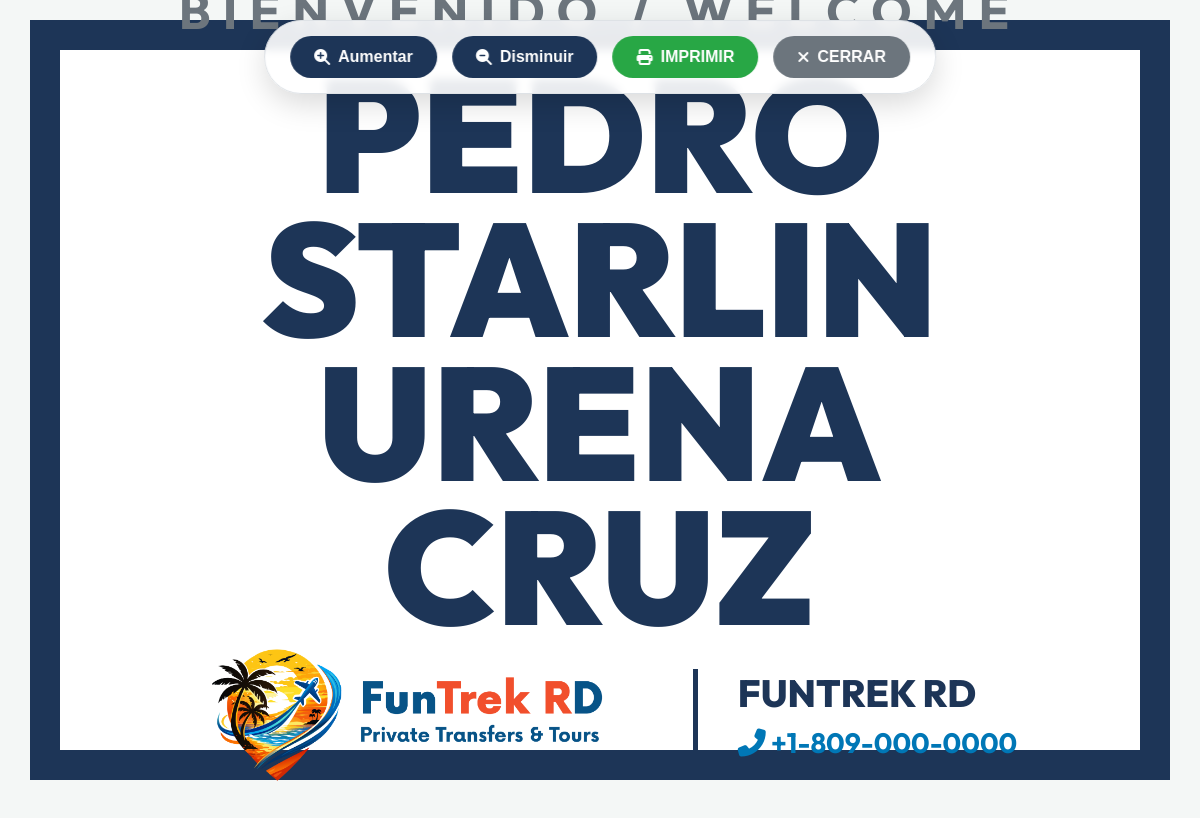
Screenshot of /public/admin/airport_sign/1 (signed in) with the database file from the repository.
### tables this page shows
CREATE TABLE `quotations` (
  `id` int(11) NOT NULL,
  `quote_number` varchar(50) NOT NULL,
  `customer_name` varchar(255) NOT NULL,
  `customer_email` varchar(255) DEFAULT NULL,
  `customer_phone` varchar(50) DEFAULT NULL,
  `travel_date` date DEFAULT NULL,
  `subtotal` decimal(10,2) NOT NULL DEFAULT 0.00,
  `tax_amount` decimal(10,2) NOT NULL DEFAULT 0.00,
  `total_price` decimal(10,2) NOT NULL DEFAULT 0.00,
  `notes` text DEFAULT NULL,
  `status` enum('draft','sent','confirmed','expired') DEFAULT 'draft',
  `created_at` timestamp NOT NULL DEFAULT current_timestamp(),
  `updated_at` timestamp NOT NULL DEFAULT current_timestamp() ON UPDATE current_timestamp(),
  `agent_name` varchar(255) DEFAULT NULL,
  `is_tax_enabled` tinyint(1) DEFAULT 1
);

CREATE TABLE `settings` (
  `id` int(11) NOT NULL,
  `company_name` varchar(255) NOT NULL,
  `company_address` text DEFAULT NULL,
  `company_phone` varchar(100) DEFAULT NULL,
  `company_email` varchar(255) DEFAULT NULL,
  `company_logo` varchar(255) DEFAULT NULL,
  `default_tax_rate` decimal(5,2) DEFAULT 18.00,
  `updated_at` timestamp NOT NULL DEFAULT current_timestamp() ON UPDATE current_timestamp()
);

### app/controllers/AdminController.php (called while the page is built, shortened)
<?php
class AdminController
{
    protected $settingModel;
    protected $quotationModel;
    public function __construct()
    {
        $this->settingModel       = new Setting();
        $this->quotationModel     = new Quotation();
    }
    public function airport_sign($id = null)
    {
        $quotation = $id ? $this->quotationModel->findById($id) : null;
        $settings = $this->settingModel->getAll();
        $this->view('admin/quotations/airport_sign', [
            'title'     => 'Letrero de Aeropuerto',
            'quotation' => $quotation,
            'settings'  => $settings
        ]);
    }
    protected function view($view, $data = [])
    {
        extract($data);
        require APP_ROOT . "/app/views/{$view}.php";
    }
}

### public/index.php (called while the page is built, shortened)
<?php
require_once APP_ROOT . '/app/core/Model.php';
spl_autoload_register(function ($className) {
    $paths = [
        APP_ROOT . '/app/core/' . $className . '.php',
        APP_ROOT . '/app/controllers/' . $className . '.php',
        APP_ROOT . '/app/models/' . $className . '.php',
    ];
    foreach ($paths as $path) {
        if (file_exists($path)) {
            return;
        }
    }
});
$url = $_GET['url'] ?? 'home/index';
$url = rtrim($url, '/');
$url = filter_var($url, FILTER_SANITIZE_URL);
$urlParts = explode('/', $url);
$controllerMap = [
    'home'        => 'HomeController',
    'paquetes'    => 'PaquetesController',
    'packages'    => 'PaquetesController',
    'transfers'   => 'TransfersController',
    'excursiones' => 'ExcursionsController',
    'excursions'  => 'ExcursionsController',
    'contacto'    => 'ContactController',
    'contact'     => 'ContactController',
    'brokers'     => 'BrokersController',
    'reserva'     => 'BookingController',
    'booking'     => 'BookingController',
    'auth'        => 'AuthController',
    'dashboard'   => 'DashboardController',
    'admin'       => 'AdminController',
];
$controllerKey = strtolower($urlParts[0] ?? 'home');
if ($controllerKey === 'api' && isset($urlParts[1]) && $urlParts[1] === 'custom-requests') {
    $controllerName = 'CustomRequestsApiController';
    $action = $urlParts[2] ?? 'show';
    $params = array_slice($urlParts, 3);
}
elseif ($controllerKey === 'admin' && isset($urlParts[1])) {
    $action = $urlParts[1];
    $params = array_slice($urlParts, 2);
}
else {
    $controllerName = $controllerMap[$controllerKey] ?? 'HomeController';
    $action = $urlParts[1] ?? 'index';
    $params = array_slice($urlParts, 2);
}
try {
    $controller = new $controllerName();
    call_user_func_array([$controller, $action], $params);
} catch (Throwable $e) {
    error_log('[Router Error] ' . $e->getMessage() . ' in ' . $e->getFile() . ':' . $e->getLine());
    showError(500, defined('APP_DEBUG') && APP_DEBUG ? $e->getMessage() : 'Error interno del servidor');
}

### app/core/Database.php (called while the page is built, shortened)
<?php
class Database {
    private static $instance = null;
    private $connection;
    private function __construct() {
        try {
            $dsn = "mysql:host=" . DB_HOST . ";dbname=" . DB_NAME . ";charset=utf8mb4";
            $this->connection = new PDO($dsn, DB_USER, DB_PASS);
            $this->connection->setAttribute(PDO::ATTR_ERRMODE, PDO::ERRMODE_EXCEPTION);
            $this->connection->setAttribute(PDO::ATTR_DEFAULT_FETCH_MODE, PDO::FETCH_ASSOC);
            $this->connection->setAttribute(PDO::ATTR_EMULATE_PREPARES, false);
        } catch (PDOException $e) {
            error_log("Error de conexión a BD: " . $e->getMessage());
            if (defined('DEBUG') && DEBUG) {
                throw new Exception("Error de conexión a la base de datos: " . $e->getMessage());
            } else {
                throw new Exception("Error de conexión a la base de datos. Por favor, contacta al administrador.");
            }
        }
    }
    public static function getInstance() {
        if (self::$instance === null) {
            self::$instance = new self();
        }
        return self::$instance;
    }
    public function getConnection() {
        return $this->connection;
    }
}

### app/core/Model.php (called while the page is built, shortened)
<?php
abstract class Model {
    protected $db;
    protected $table;
    protected $primaryKey = 'id';
    public function __construct() {
        $this->db = Database::getInstance()->getConnection();
    }
    public function findAll($conditions = [], $orderBy = 'id DESC') {
        $sql = "SELECT * FROM {$this->table} WHERE 1=1";
        $params = [];
        $sql .= " ORDER BY {$orderBy}";
        $stmt = $this->db->prepare($sql);
        $stmt->execute($params);
        return $stmt->fetchAll();
    }
public function findById($id)
{
    $stmt = $this->db->prepare("SELECT * FROM {$this->table} WHERE {$this->primaryKey} = ?");
    $stmt->execute([$id]);
    return $stmt->fetch(PDO::FETCH_ASSOC);
}
}

### app/models/Setting.php (called while the page is built, shortened)
<?php
class Setting extends Model
{
    public function getAll()
    {
        $settings = $this->findAll();
        return !empty($settings) ? $settings[0] : null;
    }
}

### app/views/admin/quotations/airport_sign.php (the view, shortened to what this page needs)
<!DOCTYPE html>
<html lang="es">
<head>
    <link href="https://cdnjs.cloudflare.com/ajax/libs/font-awesome/6.5.1/css/all.min.css" rel="stylesheet">
</head>
<body>
    <div class="btn-controls">
        <button class="btn-action" onclick="adjustSize(1.1)"><i class="fas fa-search-plus"></i> Aumentar</button>
        <button class="btn-action" onclick="adjustSize(0.9)"><i class="fas fa-search-minus"></i> Disminuir</button>
        <button class="btn-action btn-print" onclick="window.print()"><i class="fas fa-print"></i> IMPRIMIR</button>
        <button class="btn-action btn-close" onclick="window.close()"><i class="fas fa-times"></i> CERRAR</button>
    </div>
    <div class="sign-container">
        <div class="welcome">BIENVENIDO / WELCOME</div>
        <div style="position:relative; width:100%;">
            <span class="edit-hint">Haga clic en el nombre para editar</span>
            <h1 class="client-name" id="nameText" contenteditable="true" spellcheck="false">
                <?= htmlspecialchars($quotation['customer_name'] ?? 'NOMBRE DEL CLIENTE') ?>
            </h1>
        </div>
        <div class="footer">
            <?php if (!empty($settings['company_logo'])): ?>
                <img src="<?= APP_URL ?>/assets/uploads/agency/<?= htmlspecialchars($settings['company_logo']) ?>" class="logo">
            <?php endif; ?>
            <div class="agency-details">
                <div class="agency-name"><?= htmlspecialchars($settings['company_name'] ?? 'DOMINICAN TRAVEL') ?></div>
                <div class="agency-phone"><i class="fas fa-phone-alt"></i> <?= htmlspecialchars($settings['company_phone'] ?? '') ?></div>
            </div>
        </div>
    </div>
</body>
</html>

### app/views/admin/quotations/airport_sign.php (style rules this page uses)
body { margin: 0; padding: 0; background: #f4f7f6; font-family: 'Outfit', sans-serif; display: flex; justify-content: center; align-items: center; height: 100vh; width: 100vw; overflow: hidden; text-align: center; }
.sign-container { width: 95%; height: 95%; border: 30px solid #1D3557; display: flex; flex-direction: column; justify-content: center; align-items: center; padding: 40px; box-sizing: border-box; position: relative; background: #fff; transition: border-color 0.3s; }
.welcome { font-size: 50px; color: #6C757D; margin-bottom: 20px; text-transform: uppercase; letter-spacing: 12px; font-weight: 700; }
.client-name { font-size: 160px; font-weight: 900; color: #1D3557; line-height: 0.9; margin: 0 auto; text-transform: uppercase; word-wrap: break-word; max-width: 100%; outline: none; cursor: text; display: inline-block; transition: all 0.2s; }
.footer { margin-top: auto; width: 100%; display: flex; flex-direction: row; align-items: center; justify-content: center; gap: 60px; padding-bottom: 30px; }
.logo { max-width: 450px; max-height: 200px; object-fit: contain; }
.agency-details { text-align: left; border-left: 5px solid #1D3557; padding-left: 40px; }
.agency-name { font-size: 38px; color: #1D3557; font-weight: 800; margin-bottom: 8px; }
.agency-phone { font-size: 28px; color: #0077B6; font-weight: 700; }
.btn-controls { position: fixed; top: 20px; left: 50%; transform: translateX(-50%); display: flex; gap: 15px; z-index: 1000; background: rgba(255,255,255,0.9); padding: 15px 25px; border-radius: 50px; box-shadow: 0 10px 30px rgba(0,0,0,0.15); backdrop-filter: blur(5px); border: 1px solid #dee2e6; }
.btn-action { padding: 12px 24px; background: #1D3557; color: white; border: none; border-radius: 30px; cursor: pointer; font-size: 16px; font-weight: bold; display: flex; align-items: center; gap: 8px; transition: all 0.2s; }
.btn-print { background: #28a745; }
.btn-close { background: #6c757d; }
.edit-hint { position: absolute; top: -30px; left: 50%; transform: translateX(-50%); font-size: 14px; color: var(--adm-blue); font-weight: 600; opacity: 0.6; }

### rows the page displays
quotations: customer_name "PEDRO STARLIN URENA CRUZ"
settings: company_logo (picture), company_name "FUNTREK RD", company_phone "+1-809-000-0000"
